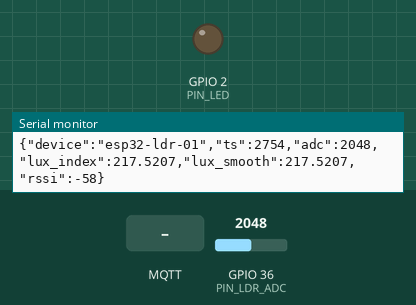
The sketch below on a simulated ESP32. Parts: output pins drawn as LEDs (lit = HIGH), the last lines printed to the serial monitor. The inputs (shaded band) are chosen by the test bench; at power-on: GPIO 36 (PIN_LDR_ADC) = 2048 (analog values on the 0–4095 scale). WiFi joins after 1.5 s; servers stay silent unless stated; no MQTT or app messages arrive unless stated.

Above: at 2.9 s.
3.0 s: MQTT message "1" arrives on the first subscribed topic
At 3.8 s:
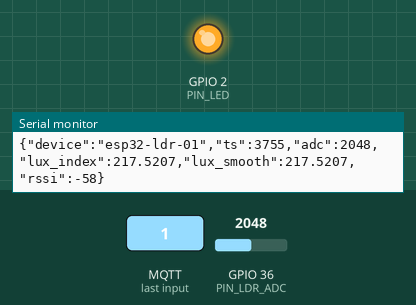
4.5 s: MQTT message "0" arrives on the first subscribed topic
At 4.9 s:
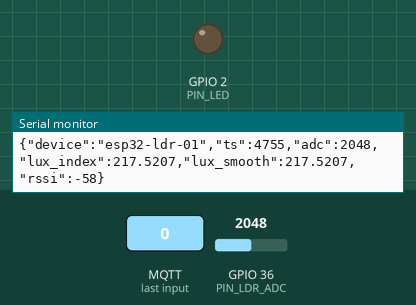
6.0 s: MQTT message "on" arrives on the first subscribed topic
At 7.2 s:
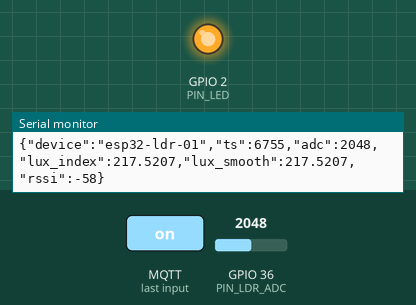
Timing chart, 0 to 9.0 s (numbered marks = the images above; inputs shaded):
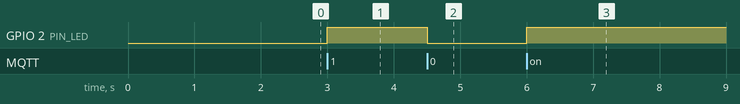

The sketch:

esp32_ldr_mqtt.ino
```cpp
/*
  Clean ESP32 LDR → MQTT (JSON) + LED control (error-free PubSubClient types)

  Publishes JSON to:  cps/ldr/data
  Subscribes LED cmd: cps/led/cmd   ("ON"/"OFF"/"1"/"0"/"true"/"false")
  Status topic:       cps/ldr/status

  Required libraries (Arduino Library Manager):
  - PubSubClient (Nick O'Leary)
  - ArduinoJson (Benoit Blanchon)

  Wiring (typical voltage divider):
    3V3 --- LDR ---+--- ADC(GPIO36)
                   |
                  10k
                   |
                  GND

  Notes:
  - "lux_index" is a RELATIVE brightness scale (0..1000). Calibrate if you need real lux.
  - Fixes the common compile error by publishing payload as (const uint8_t*).
*/

#include <WiFi.h>
#include <PubSubClient.h>
#include <ArduinoJson.h>

// ======================= USER CONFIG =======================
const char* WIFI_SSID     = "YOUR_WIFI_SSID";
const char* WIFI_PASSWORD = "YOUR_WIFI_PASSWORD";

const char* MQTT_HOST = "192.168.1.10";   // broker IP / hostname
const uint16_t MQTT_PORT = 1883;

// Leave empty if not used
const char* MQTT_USER = "";
const char* MQTT_PASS = "";

// Topics
const char* TOPIC_LDR_PUB = "cps/ldr/data";
const char* TOPIC_LED_SUB = "cps/led/cmd";
const char* TOPIC_STATUS  = "cps/ldr/status";

// Device ID (must be unique on broker)
const char* DEVICE_ID = "esp32-ldr-01";

// Pins
const int PIN_LDR_ADC = 36;  // GPIO36 (ADC1_CH0)
const int PIN_LED     = 2;   // many ESP32 dev boards have LED on GPIO2 (change if needed)

// Sampling
const uint32_t SAMPLE_MS = 500;

// LDR mapping
const bool INVERT = true;   // if ADC increases when it's darker, keep true; else set false
const float GAMMA = 2.2f;   // curve shape (1.0 = linear)
const float ALPHA = 0.25f;  // smoothing factor (0..1)

// ===========================================================

WiFiClient wifiClient;
PubSubClient mqtt(wifiClient);

static float luxSmooth = NAN;
static uint32_t lastSample = 0;

// ---------- Helpers ----------
static inline void setLed(bool on) {
  digitalWrite(PIN_LED, on ? HIGH : LOW);
}

static inline bool parseOnOff(String s) {
  s.trim();
  s.toLowerCase();
  return (s == "1" || s == "on" || s == "true" || s == "yes");
}

static float adcToLuxIndex(int adc) {
  // 12-bit ADC: 0..4095
  float x = (float)adc / 4095.0f;    // 0..1
  if (INVERT) x = 1.0f - x;          // make larger = brighter (if needed)
  x = constrain(x, 0.0f, 1.0f);
  float y = powf(x, GAMMA);          // nonlinear curve
  return 1000.0f * y;                // relative brightness scale
}

static void publishStatus(const char* statusText) {
  mqtt.publish(TOPIC_STATUS, statusText, true); // retained online/offline
}

void mqttCallback(char* topic, byte* payload, unsigned int length) {
  // Convert payload bytes -> String
  String s;
  s.reserve(length + 1);
  for (unsigned int i = 0; i < length; i++) s += (char)payload[i];

  if (String(topic) == TOPIC_LED_SUB) {
    bool on = parseOnOff(s);
    setLed(on);

    // Optional: publish JSON ack to status topic
    StaticJsonDocument<192> doc;
    doc["device"] = DEVICE_ID;
    doc["ts"] = (uint32_t)millis();
    doc["led"] = on ? "ON" : "OFF";

    char out[192];
    size_t n = serializeJson(doc, out, sizeof(out));

    mqtt.publish(TOPIC_STATUS, (const uint8_t*)out, n, false); // <-- type-safe
  }
}

static void connectWiFi() {
  WiFi.mode(WIFI_STA);
  WiFi.begin(WIFI_SSID, WIFI_PASSWORD);

  while (WiFi.status() != WL_CONNECTED) {
    delay(300);
  }
}

static void connectMQTT() {
  mqtt.setServer(MQTT_HOST, MQTT_PORT);
  mqtt.setCallback(mqttCallback);

  // Last Will (offline) retained
  while (!mqtt.connected()) {
    bool ok;
    if (MQTT_USER && strlen(MQTT_USER) > 0) {
      ok = mqtt.connect(DEVICE_ID, MQTT_USER, MQTT_PASS, TOPIC_STATUS, 1, true, "offline");
    } else {
      ok = mqtt.connect(DEVICE_ID, nullptr, nullptr, TOPIC_STATUS, 1, true, "offline");
    }

    if (ok) {
      publishStatus("online");
      mqtt.subscribe(TOPIC_LED_SUB);
    } else {
      delay(1000);
    }
  }
}

// ---------- Setup / Loop ----------
void setup() {
  Serial.begin(115200);
  delay(200);

  pinMode(PIN_LED, OUTPUT);
  setLed(false);

  // ADC setup
  analogReadResolution(12);
  analogSetPinAttenuation(PIN_LDR_ADC, ADC_11db);

  connectWiFi();
  connectMQTT();

  lastSample = millis();
}

void loop() {
  // Maintain connections
  if (WiFi.status() != WL_CONNECTED) {
    connectWiFi();
  }
  if (!mqtt.connected()) {
    connectMQTT();
  }
  mqtt.loop();

  // Publish sensor data periodically
  uint32_t now = millis();
  if (now - lastSample >= SAMPLE_MS) {
    lastSample = now;

    int adc = analogRead(PIN_LDR_ADC);
    float luxIndex = adcToLuxIndex(adc);

    // Exponential smoothing
    if (isnan(luxSmooth)) luxSmooth = luxIndex;
    luxSmooth = ALPHA * luxIndex + (1.0f - ALPHA) * luxSmooth;

    // Build JSON payload
    StaticJsonDocument<256> doc;
    doc["device"] = DEVICE_ID;
    doc["ts"] = (uint32_t)millis(); // uptime ms (Node-RED can add real timestamp)
    doc["adc"] = adc;
    doc["lux_index"] = luxIndex;
    doc["lux_smooth"] = luxSmooth;
    doc["rssi"] = WiFi.RSSI();

    char out[256];
    size_t n = serializeJson(doc, out, sizeof(out));

    // Publish with correct payload type (fix compile error)
    bool ok = mqtt.publish(TOPIC_LDR_PUB, (const uint8_t*)out, n, false);

    // Debug
    if (!ok) Serial.println("MQTT publish failed");
    Serial.println(out);
  }
}
```

Measured:
- after the input at 3.0 s, GPIO 2 (PIN_LED): LOW → HIGH at once
- after the input at 4.5 s, GPIO 2 (PIN_LED): HIGH → LOW at once
- after the input at 6.0 s, GPIO 2 (PIN_LED): LOW → HIGH at once
